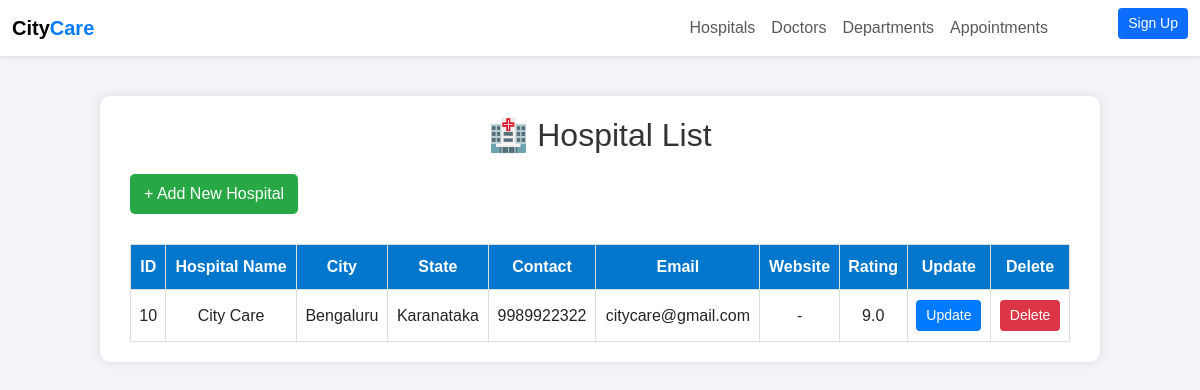
/hospitalinfo/hospital_list/, run on the app's committed database.
### hospitalinfo/models.py (models this page shows, shortened)
class Hospital(models.Model):
    hospitalid = models.AutoField(primary_key=True)
    name = models.CharField(max_length=255)
    address = models.TextField()
    city = models.CharField(max_length=100)
    state = models.CharField(max_length=100)
    contactnumber = models.CharField(max_length=20)
    email = models.EmailField()
    website = models.URLField(blank=True, null=True)
    rating = models.DecimalField(max_digits=2, decimal_places=1, null=True, blank=True)
    createdat = models.DateTimeField(auto_now_add=True)

### hospitalinfo/views.py (the view)
# urls.py: path('hospital_list/', hospital_list, name='hospital_list'),
def hospital_list(request):
    hospitals = Hospital.objects.all()
    return render(request, 'hospital_list.html', {'hospitals': hospitals})

### templates/hospital_list.html (shortened to what this page needs)
{% extends "base.html" %}
{% block content %}
<div class="container-box">
    <h2>🏥 Hospital List</h2>
    <a href="{% url 'hospitalinfo:add_hospital' %}" class="add-btn">+ Add New Hospital</a>
    {% if hospitals %}
    <table>
        <thead>
            <tr>
                <th>ID</th>
                <th>Hospital Name</th>
                <th>City</th>
                <th>State</th>
                <th>Contact</th>
                <th>Email</th>
                <th>Website</th>
                <th>Rating</th>
                <th>Update</th>
                <th>Delete</th>
            </tr>
        </thead>
        <tbody>
            {% for hospital in hospitals %}
            <tr>
                <td>{{ hospital.hospitalid }}</td>
                <td>{{ hospital.name }}</td>
                <td>{{ hospital.city }}</td>
                <td>{{ hospital.state }}</td>
                <td>{{ hospital.contactnumber }}</td>
                <td>{{ hospital.email }}</td>
                <td>
                    {% if hospital.website %}
                        <a href="{{ hospital.website }}" target="_blank">Visit</a>
                    {% else %}
                        -
                    {% endif %}
                </td>
                <td>{{ hospital.rating }}</td>
                <td>
                    <a href="{% url 'hospitalinfo:update_hospital' hospital.hospitalid %}"
                       class="btn btn-edit">Update</a>
                </td>
                <td>
                    <a href="{% url 'hospitalinfo:delete_hospital' hospital.hospitalid %}"
                       class="btn btn-delete">Delete</a>
                </td>
            </tr>
            {% endfor %}
        </tbody>
    </table>
    {% else %}
    <p class="no-data">No hospitals available.</p>
    {% endif %}
</div>
{% endblock %}

### templates/hospital_list.html (style rules this page uses)
body { font-family: Arial, sans-serif; background-color: #f2f4f8; margin: 0; padding: 0; }
.container-box { width: 90%; max-width: 1000px; margin: 40px auto; background: #fff; padding: 20px 30px; border-radius: 10px; box-shadow: 0 0 10px rgba(0,0,0,0.1); }
h2 { text-align: center; color: #333; margin-bottom: 20px; }
.add-btn { display: inline-block; background-color: #28a745; color: white; padding: 8px 14px; border: none; border-radius: 5px; text-decoration: none; margin-bottom: 15px; transition: background-color 0.3s; }
table { width: 100%; border-collapse: collapse; margin-top: 15px; }
th, td { border: 1px solid #ddd; padding: 10px 8px; text-align: center; }
th { background-color: #0077cc; color: white; }
.btn { padding: 5px 10px; border: none; border-radius: 4px; color: white; text-decoration: none; cursor: pointer; font-size: 14px; }
.btn-edit { background-color: #007bff; }
.btn-delete { background-color: #dc3545; }

### data on the page
Hospital: hospitalid "10", name "City Care", city "Bengaluru", state "Karanataka", contactnumber "9989922322", email "citycare@gmail.com", rating "9.0"
